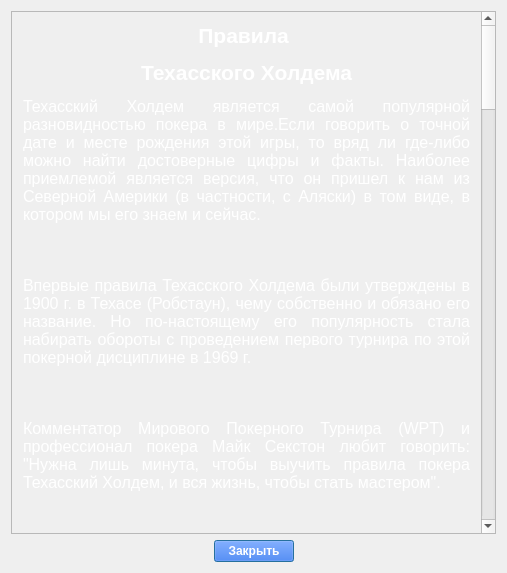
<?xml version="1.0" encoding="UTF-8"?>
<ui version="4.0">
 <class>RulesForm</class>
 <widget class="QDialog" name="RulesForm">
  <property name="geometry">
   <rect>
    <x>0</x>
    <y>0</y>
    <width>507</width>
    <height>573</height>
   </rect>
  </property>
  <property name="windowTitle">
   <string>RulesForm</string>
  </property>
  <property name="windowOpacity">
   <double>1.000000000000000</double>
  </property>
  <layout class="QVBoxLayout" name="verticalLayout">
   <item>
    <layout class="QVBoxLayout" name="verticalLayout_2">
     <item>
      <widget class="QScrollArea" name="scrollArea">
       <property name="styleSheet">
        <string notr="true">background-image: url(:/MainInterface/imgs/rules_textFon.png);</string>
       </property>
       <property name="frameShape">
        <enum>QFrame::StyledPanel</enum>
       </property>
       <property name="frameShadow">
        <enum>QFrame::Plain</enum>
       </property>
       <property name="widgetResizable">
        <bool>true</bool>
       </property>
       <widget class="QWidget" name="scrollAreaWidgetContents">
        <property name="geometry">
         <rect>
          <x>0</x>
          <y>0</y>
          <width>468</width>
          <height>3126</height>
         </rect>
        </property>
        <layout class="QHBoxLayout" name="horizontalLayout_3">
         <item>
          <widget class="QLabel" name="label_2">
           <property name="palette">
            <palette>
             <active>
              <colorrole role="WindowText">
               <brush brushstyle="SolidPattern">
                <color alpha="255">
                 <red>255</red>
                 <green>255</green>
                 <blue>255</blue>
                </color>
               </brush>
              </colorrole>
             </active>
             <inactive>
              <colorrole role="WindowText">
               <brush brushstyle="SolidPattern">
                <color alpha="255">
                 <red>255</red>
                 <green>255</green>
                 <blue>255</blue>
                </color>
               </brush>
              </colorrole>
             </inactive>
             <disabled>
              <colorrole role="WindowText">
               <brush brushstyle="SolidPattern">
                <color alpha="255">
                 <red>120</red>
                 <green>120</green>
                 <blue>120</blue>
                </color>
               </brush>
              </colorrole>
             </disabled>
            </palette>
           </property>
           <property name="text">
            <string>&lt;html&gt;&lt;head/&gt;&lt;body&gt;&lt;p align=&quot;center&quot;&gt;&lt;span style=&quot; font-size:16pt; font-weight:600; color:#ffffff;&quot;&gt;Правила &lt;/span&gt;&lt;/p&gt;&lt;p align=&quot;center&quot;&gt;&lt;span style=&quot; font-size:16pt; font-weight:600; color:#ffffff;&quot;&gt;Техасского Холдема&lt;/span&gt;&lt;/p&gt;&lt;p align=&quot;justify&quot;&gt;&lt;span style=&quot; font-size:12pt; color:#ffffff;&quot;&gt;Техасский Холдем является самой популярной разновидностью покера в мире.Если говорить о точной дате и месте рождения этой игры, то вряд ли где-либо можно найти достоверные цифры и факты. Наиболее приемлемой является версия, что он пришел к нам из Северной Америки (в частности, с Аляски) в том виде, в котором мы его знаем и сейчас.&lt;/span&gt;&lt;/p&gt;&lt;p align=&quot;justify&quot;&gt;&lt;span style=&quot; color:#ffffff;&quot;&gt;&lt;br/&gt;&lt;/span&gt;&lt;/p&gt;&lt;p align=&quot;justify&quot;&gt;&lt;span style=&quot; font-size:12pt; color:#ffffff;&quot;&gt;Впервые правила Техасского Холдема были утверждены в 1900 г. в Техасе (Робстаун), чему собственно и обязано его название. Но по-настоящему его популярность стала набирать обороты с проведением первого турнира по этой покерной дисциплине в 1969 г.&lt;/span&gt;&lt;/p&gt;&lt;p align=&quot;justify&quot;&gt;&lt;span style=&quot; color:#ffffff;&quot;&gt;&lt;br/&gt;&lt;/span&gt;&lt;/p&gt;&lt;p align=&quot;justify&quot;&gt;&lt;span style=&quot; font-size:12pt; color:#ffffff;&quot;&gt;Комментатор Мирового Покерного Турнира (WPT) и профессионал покера Майк Секстон любит говорить: &amp;quot;Нужна лишь минута, чтобы выучить правила покера Техасский Холдем, и вся жизнь, чтобы стать мастером&amp;quot;.&lt;/span&gt;&lt;/p&gt;&lt;p align=&quot;justify&quot;&gt;&lt;span style=&quot; color:#ffffff;&quot;&gt;&lt;br/&gt;&lt;/span&gt;&lt;/p&gt;&lt;p align=&quot;center&quot;&gt;&lt;span style=&quot; font-size:16pt; color:#ffffff;&quot;&gt;Как играть в Техасский Холдем? Правила &lt;/span&gt;&lt;/p&gt;&lt;p align=&quot;justify&quot;&gt;&lt;span style=&quot; font-size:12pt; color:#ffffff;&quot;&gt;Сейчас мы подробно разберем все этапы игры в покер. &lt;/span&gt;&lt;/p&gt;&lt;p align=&quot;justify&quot;&gt;&lt;span style=&quot; color:#ffffff;&quot;&gt;&lt;br/&gt;&lt;/span&gt;&lt;/p&gt;&lt;p align=&quot;justify&quot;&gt;&lt;span style=&quot; font-size:16pt; color:#ffffff;&quot;&gt;Фишка дилера&lt;/span&gt;&lt;/p&gt;&lt;p align=&quot;justify&quot;&gt;&lt;span style=&quot; font-size:12pt; color:#ffffff;&quot;&gt;Фишка дилера, диск с надписью &amp;quot;Дилер&amp;quot; или &amp;quot;D&amp;quot;, является очень важной частью игры, поскольку она показывает, кто сдает карты и занимает позицию &amp;quot;баттон&amp;quot;. Каждому игроку придется побывать дилером по одному разу за один круг. Если вы играете в казино, то с вами за столом будет профессиональный дилер, раздающий карты всем, кроме себя. Однако и в этом случае фишка дилера переходит по кругу от игрока к игроку.&lt;/span&gt;&lt;/p&gt;&lt;p align=&quot;justify&quot;&gt;&lt;span style=&quot; color:#ffffff;&quot;&gt;&lt;br/&gt;&lt;/span&gt;&lt;/p&gt;&lt;p align=&quot;justify&quot;&gt;&lt;span style=&quot; font-size:12pt; color:#ffffff;&quot;&gt;В первую очередь карты сдают находящемуся слева от баттона игроку, и далее по часовой стрелке. В компании без профессионального дилера игроки раздают карты (являются дилерами) по очереди.&lt;/span&gt;&lt;/p&gt;&lt;p align=&quot;justify&quot;&gt;&lt;span style=&quot; color:#ffffff;&quot;&gt;&lt;br/&gt;&lt;/span&gt;&lt;/p&gt;&lt;p align=&quot;justify&quot;&gt;&lt;span style=&quot; font-size:12pt; color:#ffffff;&quot;&gt;Позиция дилера (баттон) является самой благоприятной в игре. Игрок на этом месте делает ставку последним, после того, как он увидел, какие решения приняли остальные. Исключением является первый круг торгов, так как блайнды вступают в игру сразу после дилера. &lt;/span&gt;&lt;/p&gt;&lt;p align=&quot;justify&quot;&gt;&lt;span style=&quot; color:#ffffff;&quot;&gt;&lt;br/&gt;&lt;/span&gt;&lt;/p&gt;&lt;p align=&quot;justify&quot;&gt;&lt;span style=&quot; font-size:16pt; color:#ffffff;&quot;&gt;Блайнды (&amp;quot;слепые ставки&amp;quot;)&lt;/span&gt;&lt;/p&gt;&lt;p align=&quot;justify&quot;&gt;&lt;span style=&quot; font-size:12pt; color:#ffffff;&quot;&gt;Прежде чем игроки получат карты, в соответствии с правилами два игрока слева от дилера обязаны поставить так называемые блайнды – обязательные ставки, которые делаются по умолчанию в каждой раздаче. Игрок, сидящий слева от баттона, ставит половину размера обязательной ставки – малый блайнд. Следующий игрок ставит полную ставку – большой блайнд.&lt;/span&gt;&lt;/p&gt;&lt;p align=&quot;justify&quot;&gt;&lt;span style=&quot; color:#ffffff;&quot;&gt;&lt;br/&gt;&lt;/span&gt;&lt;/p&gt;&lt;p align=&quot;justify&quot;&gt;&lt;span style=&quot; font-size:16pt; color:#ffffff;&quot;&gt;Раздача&lt;/span&gt;&lt;/p&gt;&lt;p align=&quot;justify&quot;&gt;&lt;span style=&quot; font-size:12pt; color:#ffffff;&quot;&gt;После того, как маленькие и большие блайнды поставлены, каждому игроку раздают по две карты лицом вниз и рубашкой вверх. Это карманные карты. Лучшими начальными картами, как говорят правила игры в Техасский Холдем являются два туза. Начинается первый круг торгов на префлопе.&lt;/span&gt;&lt;/p&gt;&lt;p align=&quot;justify&quot;&gt;&lt;span style=&quot; color:#ffffff;&quot;&gt;&lt;br/&gt;&lt;/span&gt;&lt;/p&gt;&lt;p align=&quot;justify&quot;&gt;&lt;span style=&quot; font-size:16pt; color:#ffffff;&quot;&gt;Предварительный раунд или префлоп&lt;/span&gt;&lt;/p&gt;&lt;p align=&quot;justify&quot;&gt;&lt;span style=&quot; font-size:12pt; color:#ffffff;&quot;&gt;После того, как блайнды в покере были поставлены и были сданы карманные карты, начинается торговля. Этот раунд называют предварительным. Первым в торговлю вступает игрок, сидящий слева от большого блайнда. Он может поставить сумму большого блайнда, поднять ставку или сбросить карты. Если игрок решает сбросить, то он сбрасывает свои карты лицом вниз и ждет следующей раздачи. Ход переходит к следующему игроку по часовой стрелке, пока каждому игроку не будет предоставлена возможность сделать ставку, поднять ее или сбросить карты.&lt;/span&gt;&lt;/p&gt;&lt;p align=&quot;justify&quot;&gt;&lt;span style=&quot; color:#ffffff;&quot;&gt;&lt;br/&gt;&lt;/span&gt;&lt;/p&gt;&lt;p align=&quot;justify&quot;&gt;&lt;span style=&quot; font-size:12pt; color:#ffffff;&quot;&gt;Если игрок на большом блайнде решает поднять ставку, то все оставшиеся игроки должны или повысить ставку, или ответить на нее, или сбросить карты. &lt;/span&gt;&lt;/p&gt;&lt;p align=&quot;justify&quot;&gt;&lt;span style=&quot; color:#ffffff;&quot;&gt;&lt;br/&gt;&lt;/span&gt;&lt;/p&gt;&lt;p align=&quot;justify&quot;&gt;&lt;span style=&quot; font-size:16pt; color:#ffffff;&quot;&gt;Флоп&lt;/span&gt;&lt;/p&gt;&lt;p align=&quot;justify&quot;&gt;&lt;span style=&quot; font-size:12pt; color:#ffffff;&quot;&gt;После того, как первый раунд торговли завершен, по правилам игры, дилер выкладывает три общие карты в центр стола. Все оставшиеся игроки использует эти три карты вместе с их двумя начальными картами, чтобы собрать лучшую комбинацию. Эти три карты называются &amp;quot;флоп&amp;quot;. После флопа начинается новый раунд торговли. Первым делает ставку игрок слева от дилера. Обязательных ставок больше не существует, и у игрока есть два варианта – сделать чек или поставить фишки в банк. &amp;quot;Чек&amp;quot; означает, что игрок остается в розыгрыше без повышения, если количество вложенных им фишек соответствует ставкам предыдущих игроков. Когда игрок делает &amp;quot;чек&amp;quot;, ход переходит к следующему активному игроку, который может также сказать &amp;quot;чек&amp;quot;. Если игрок хочет пропустить, он говорит &amp;quot;чек&amp;quot; или стучит пальцами по столу (или нажимает на соответствующую кнопку).&lt;/span&gt;&lt;/p&gt;&lt;p align=&quot;justify&quot;&gt;&lt;span style=&quot; color:#ffffff;&quot;&gt;&lt;br/&gt;&lt;/span&gt;&lt;/p&gt;&lt;p align=&quot;justify&quot;&gt;&lt;span style=&quot; font-size:12pt; color:#ffffff;&quot;&gt;Однако если кто-то решает начать торговлю и сделать ставку, то по правилам игры в Техасский Холдем следующие игроки не могут ответить чеком и должны ответить на ставку, поднять ее или сбросить карты. Причем это относится и ко всем игрокам, которые ранее сказали &amp;quot;чек&amp;quot;. Как только все ставки этого раунда сделаны или все игроки сказали «чек», можно перейти в следующий раунд торговли. &lt;/span&gt;&lt;/p&gt;&lt;p align=&quot;justify&quot;&gt;&lt;span style=&quot; color:#ffffff;&quot;&gt;&lt;br/&gt;&lt;/span&gt;&lt;/p&gt;&lt;p align=&quot;justify&quot;&gt;&lt;span style=&quot; font-size:16pt; color:#ffffff;&quot;&gt;Терн&lt;/span&gt;&lt;/p&gt;&lt;p align=&quot;justify&quot;&gt;&lt;span style=&quot; font-size:12pt; color:#ffffff;&quot;&gt;После того, как второй раунд торговли завершен, на стол кладется еще одна карта, ее называют &amp;quot;терн&amp;quot;. Как видно из рисунка 4, в раздаче осталось только три игрока, остальные сбросили карты на флопе. После появления 4-й общей карты начинается новый раунд по тем же правилам Холдема, что и предыдущий. Торговля традиционно начинается с первого активного (оставшегося в раздаче) игрока слева от дилера.&lt;/span&gt;&lt;span style=&quot; color:#ffffff;&quot;&gt;&lt;br/&gt;&lt;/span&gt;&lt;/p&gt;&lt;p align=&quot;justify&quot;&gt;&lt;span style=&quot; font-size:16pt; color:#ffffff;&quot;&gt;Ривер&lt;/span&gt;&lt;/p&gt;&lt;p align=&quot;justify&quot;&gt;&lt;span style=&quot; font-size:12pt; color:#ffffff;&quot;&gt;После того, как третий раунд торговли завершен, на стол кладется пятая, заключительная карта, называемая &amp;quot;ривер&amp;quot;. С появлением пятой карты начинается новый круг торговли. Если последний раунд торговли заканчивается с двумя или более активными игроками, мы переходим к шоудауну, финальной стадии игры.&lt;/span&gt;&lt;/p&gt;&lt;p align=&quot;justify&quot;&gt;&lt;span style=&quot; font-size:16pt; color:#ffffff;&quot;&gt;Вскрытие карт (шоудаун)&lt;/span&gt;&lt;/p&gt;&lt;p align=&quot;justify&quot;&gt;&lt;span style=&quot; font-size:12pt; color:#ffffff;&quot;&gt;После того, как финальный круг торговли завершен, пора узнать, кто выиграл раздачу и, соответственно, банк. Теперь, когда все карты на столе, каждый игрок может объединить свои карманные карты с любыми из пяти общих карт, чтобы получить наилучшую комбинацию. &lt;/span&gt;&lt;span style=&quot; font-family:'-apple-system','BlinkMacSystemFont','Roboto','Helvetica Neue','Helvetica','Arial','sans-serif'; font-size:16px; color:#ffffff;&quot;&gt;Победителем становится участник, составивший самую сильную комбинацию — ему достается банк. &lt;/span&gt;&lt;/p&gt;&lt;/body&gt;&lt;/html&gt;</string>
           </property>
           <property name="wordWrap">
            <bool>true</bool>
           </property>
          </widget>
         </item>
        </layout>
       </widget>
      </widget>
     </item>
     <item>
      <layout class="QHBoxLayout" name="horizontalLayout">
       <item>
        <spacer name="horizontalSpacer">
         <property name="orientation">
          <enum>Qt::Horizontal</enum>
         </property>
         <property name="sizeHint" stdset="0">
          <size>
           <width>40</width>
           <height>20</height>
          </size>
         </property>
        </spacer>
       </item>
       <item>
        <widget class="QPushButton" name="pushButton">
         <property name="palette">
          <palette>
           <active>
            <colorrole role="Button">
             <brush brushstyle="SolidPattern">
              <color alpha="150">
               <red>0</red>
               <green>85</green>
               <blue>255</blue>
              </color>
             </brush>
            </colorrole>
            <colorrole role="ButtonText">
             <brush brushstyle="SolidPattern">
              <color alpha="255">
               <red>255</red>
               <green>255</green>
               <blue>255</blue>
              </color>
             </brush>
            </colorrole>
            <colorrole role="Base">
             <brush brushstyle="SolidPattern">
              <color alpha="150">
               <red>0</red>
               <green>85</green>
               <blue>255</blue>
              </color>
             </brush>
            </colorrole>
            <colorrole role="Window">
             <brush brushstyle="SolidPattern">
              <color alpha="150">
               <red>0</red>
               <green>85</green>
               <blue>255</blue>
              </color>
             </brush>
            </colorrole>
           </active>
           <inactive>
            <colorrole role="Button">
             <brush brushstyle="SolidPattern">
              <color alpha="150">
               <red>0</red>
               <green>85</green>
               <blue>255</blue>
              </color>
             </brush>
            </colorrole>
            <colorrole role="ButtonText">
             <brush brushstyle="SolidPattern">
              <color alpha="255">
               <red>255</red>
               <green>255</green>
               <blue>255</blue>
              </color>
             </brush>
            </colorrole>
            <colorrole role="Base">
             <brush brushstyle="SolidPattern">
              <color alpha="150">
               <red>0</red>
               <green>85</green>
               <blue>255</blue>
              </color>
             </brush>
            </colorrole>
            <colorrole role="Window">
             <brush brushstyle="SolidPattern">
              <color alpha="150">
               <red>0</red>
               <green>85</green>
               <blue>255</blue>
              </color>
             </brush>
            </colorrole>
           </inactive>
           <disabled>
            <colorrole role="Button">
             <brush brushstyle="SolidPattern">
              <color alpha="150">
               <red>0</red>
               <green>85</green>
               <blue>255</blue>
              </color>
             </brush>
            </colorrole>
            <colorrole role="ButtonText">
             <brush brushstyle="SolidPattern">
              <color alpha="255">
               <red>120</red>
               <green>120</green>
               <blue>120</blue>
              </color>
             </brush>
            </colorrole>
            <colorrole role="Base">
             <brush brushstyle="SolidPattern">
              <color alpha="150">
               <red>0</red>
               <green>85</green>
               <blue>255</blue>
              </color>
             </brush>
            </colorrole>
            <colorrole role="Window">
             <brush brushstyle="SolidPattern">
              <color alpha="150">
               <red>0</red>
               <green>85</green>
               <blue>255</blue>
              </color>
             </brush>
            </colorrole>
           </disabled>
          </palette>
         </property>
         <property name="font">
          <font>
           <weight>75</weight>
           <bold>true</bold>
          </font>
         </property>
         <property name="styleSheet">
          <string notr="true">background-color: rgba(0, 85, 255, 150);</string>
         </property>
         <property name="text">
          <string>Закрыть</string>
         </property>
        </widget>
       </item>
       <item>
        <spacer name="horizontalSpacer_3">
         <property name="orientation">
          <enum>Qt::Horizontal</enum>
         </property>
         <property name="sizeHint" stdset="0">
          <size>
           <width>40</width>
           <height>20</height>
          </size>
         </property>
        </spacer>
       </item>
      </layout>
     </item>
    </layout>
   </item>
  </layout>
 </widget>
 <layoutdefault spacing="6" margin="11"/>
 <resources>
  <include location="MainInterface.qrc"/>
 </resources>
 <connections>
  <connection>
   <sender>pushButton</sender>
   <signal>clicked()</signal>
   <receiver>RulesForm</receiver>
   <slot>reject()</slot>
   <hints>
    <hint type="sourcelabel">
     <x>383</x>
     <y>454</y>
    </hint>
    <hint type="destinationlabel">
     <x>454</x>
     <y>454</y>
    </hint>
   </hints>
  </connection>
 </connections>
</ui>
